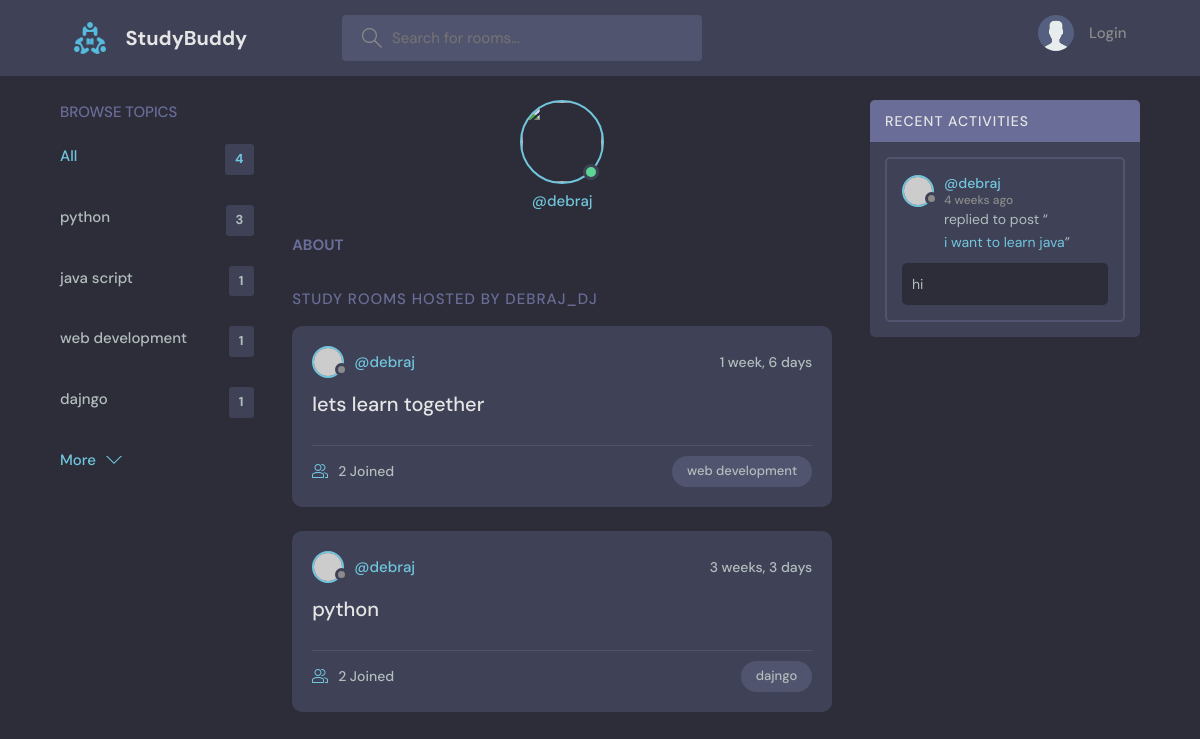
Screenshot of /profile/3/ with the database file from the repository.
### base/models.py (models this page shows, shortened)
class Topic(models.Model):
    name = models.CharField(max_length=200)

class Room(models.Model):
    host = models.ForeignKey(User, on_delete=models.SET_NULL, null=True)
    topic = models.ForeignKey(Topic, on_delete=models.SET_NULL, null=True)
    name = models.CharField(max_length=200)
    description = models.TextField(null=True, blank=True)
    participants = models.ManyToManyField(User, related_name='participants', blank=True)
    updated = models.DateTimeField(auto_now=True)
    created = models.DateTimeField(auto_now_add=True)
    class Meta:
        ordering = ['-updated', '-created']

class Message(models.Model):
    user = models.ForeignKey(User, on_delete=models.CASCADE)
    room = models.ForeignKey(Room, on_delete=models.CASCADE)
    body = models.TextField()
    updated = models.DateTimeField(auto_now=True)
    created = models.DateTimeField(auto_now_add=True)
    class Meta:
        ordering = ['-updated', '-created']

### base/views.py (the view)
# urls.py: path('profile/<str:pk>/', views.userprofile, name='user-profile'),
def userprofile(request,pk):
    user = User.objects.get(id=pk)
    rooms = user.room_set.all()
    room_message = user.message_set.all()
    topics = Topic.objects.all()
    context = {'user':user, 'rooms':rooms,'room_message':room_message,'topics':topics}
    return render(request,'base/profile.html',context)

### base/templates/base/profile.html (shortened to what this page needs)
{% extends 'main.html' %}
{% block content %}
<main class="profile-page layout layout--3">
  <div class="container">
    {% include 'base/topics_component.html' %}
    <div class="roomList">
      <div class="profile">
        <div class="profile__avatar">
          <div class="avatar avatar--large active">
            <img src="{{user.avatar.url}}"/>
          </div>
        </div>
        <div class="profile__info">
          <p>@{{user.username}}</p>
        </div>
        <div class="profile__about">
          <h3>About</h3>
        </div>
      </div>
      <div class="roomList__header">
        <div>
          <h2>Study Rooms Hosted by Debraj_dj</a>
          </h2>
        </div>
      </div>
      {% include 'base/feed_component.html' %}
    </div>
    {% include 'base/activity_component.html' %}
  </div>
</main>
{% endblock content %}

### base/templates/base/topics_component.html
<div class="topics">
    <div class="topics__header">
      <h2>Browse Topics</h2>
    </div>
    <ul class="topics__list">
      <li>
        <a href="{%url 'home'%}" class="active">All<span>{{topics.count}}</span></a>
      </li>
      {%for topic in topics%}
      <li>
        <a href="{% url 'home' %}?q={{ topic.name }}">{{topic.name}}<span>{{topic.room_set.all.count}} </span></a>
      </li>
      {%endfor %}
    </ul>
    <a class="btn btn--link" href="topics.html">
      More
      <svg version="1.1" xmlns="http://www.w3.org/2000/svg" width="32" height="32" viewBox="0 0 32 32">
        <title>chevron-down</title>
        <path d="M16 21l-13-13h-3l16 16 16-16h-3l-13 13z"></path>
      </svg>
    </a>
  </div>

### base/templates/base/feed_component.html (shortened to what this page needs)
{% for room in rooms%}
<div class="roomListRoom">
  <div class="roomListRoom__header">
    <a href="{% url 'user-profile' room.host.id%}" class="roomListRoom__author">
      <div class="avatar avatar--small">
        <img src="https://randomuser.me/api/portraits/women/11.jpg" />
      </div>
      <span>@{{room.host.username}}</span>
    </a>
    <div class="roomListRoom__actions">
      <span>{{room.created|timesince}}</span>
    </div>
  </div>
  <div class="roomListRoom__content">
    <a href="{% url 'room' room.id %}">{{room.name}}</a>
  </div>
  <div class="roomListRoom__meta">
    <a href="{% url 'room' room.id %}" class="roomListRoom__joined">
      {{room.participants.all.count}} Joined
    </a>
    <p class="roomListRoom__topic">{{room.topic.name}}</p>
  </div>
</div>
{% endfor %}

### base/templates/base/activity_component.html (shortened to what this page needs)
<div class="activities">
      <div class="activities__header">
        <h2>Recent Activities</h2>
      </div>
      {% for message in room_message %}
      <div class="activities__box">
        <div class="activities__boxHeader roomListRoom__header">
            <a href="{% url 'user-profile' message.user.id %}" class="roomListRoom__author">
            <div class="avatar avatar--small">
              <img src="https://randomuser.me/api/portraits/women/11.jpg" />
            </div>
            <p>
                  @{{message.user.username}}
              <span>{{message.created|timesince}} ago </span>
            </p>
          </a>
        </div>
        <div class="activities__boxContent">
          <p>replied to post “<a href="{%url 'room' message.room.id%}">{{message.room.name}}</a>”</p>
          <div class="activities__boxRoomContent">
           {{message.body }}
          </div>
        </div>
      </div>
       {%endfor%}
    </div>

### rows the page displays
Topic: name "python", room_set.all.count "3"
Topic: name "java script", room_set.all.count "1"
Topic: name "web development", room_set.all.count "1"
Topic: name "dajngo", room_set.all.count "1"
Room: host.username "debraj", created "1 week, 6 days", name "lets learn together", participants.all.count "2", topic.name "web development"
Room: host.username "debraj", created "3 weeks, 3 days", name "python", participants.all.count "2", topic.name "dajngo"
Message: user.username "debraj", created "4 weeks", room.name "i want to learn java", body "hi"

### other values shown
{{ topics.count }} "4"
{{ user.username }} "debraj"
